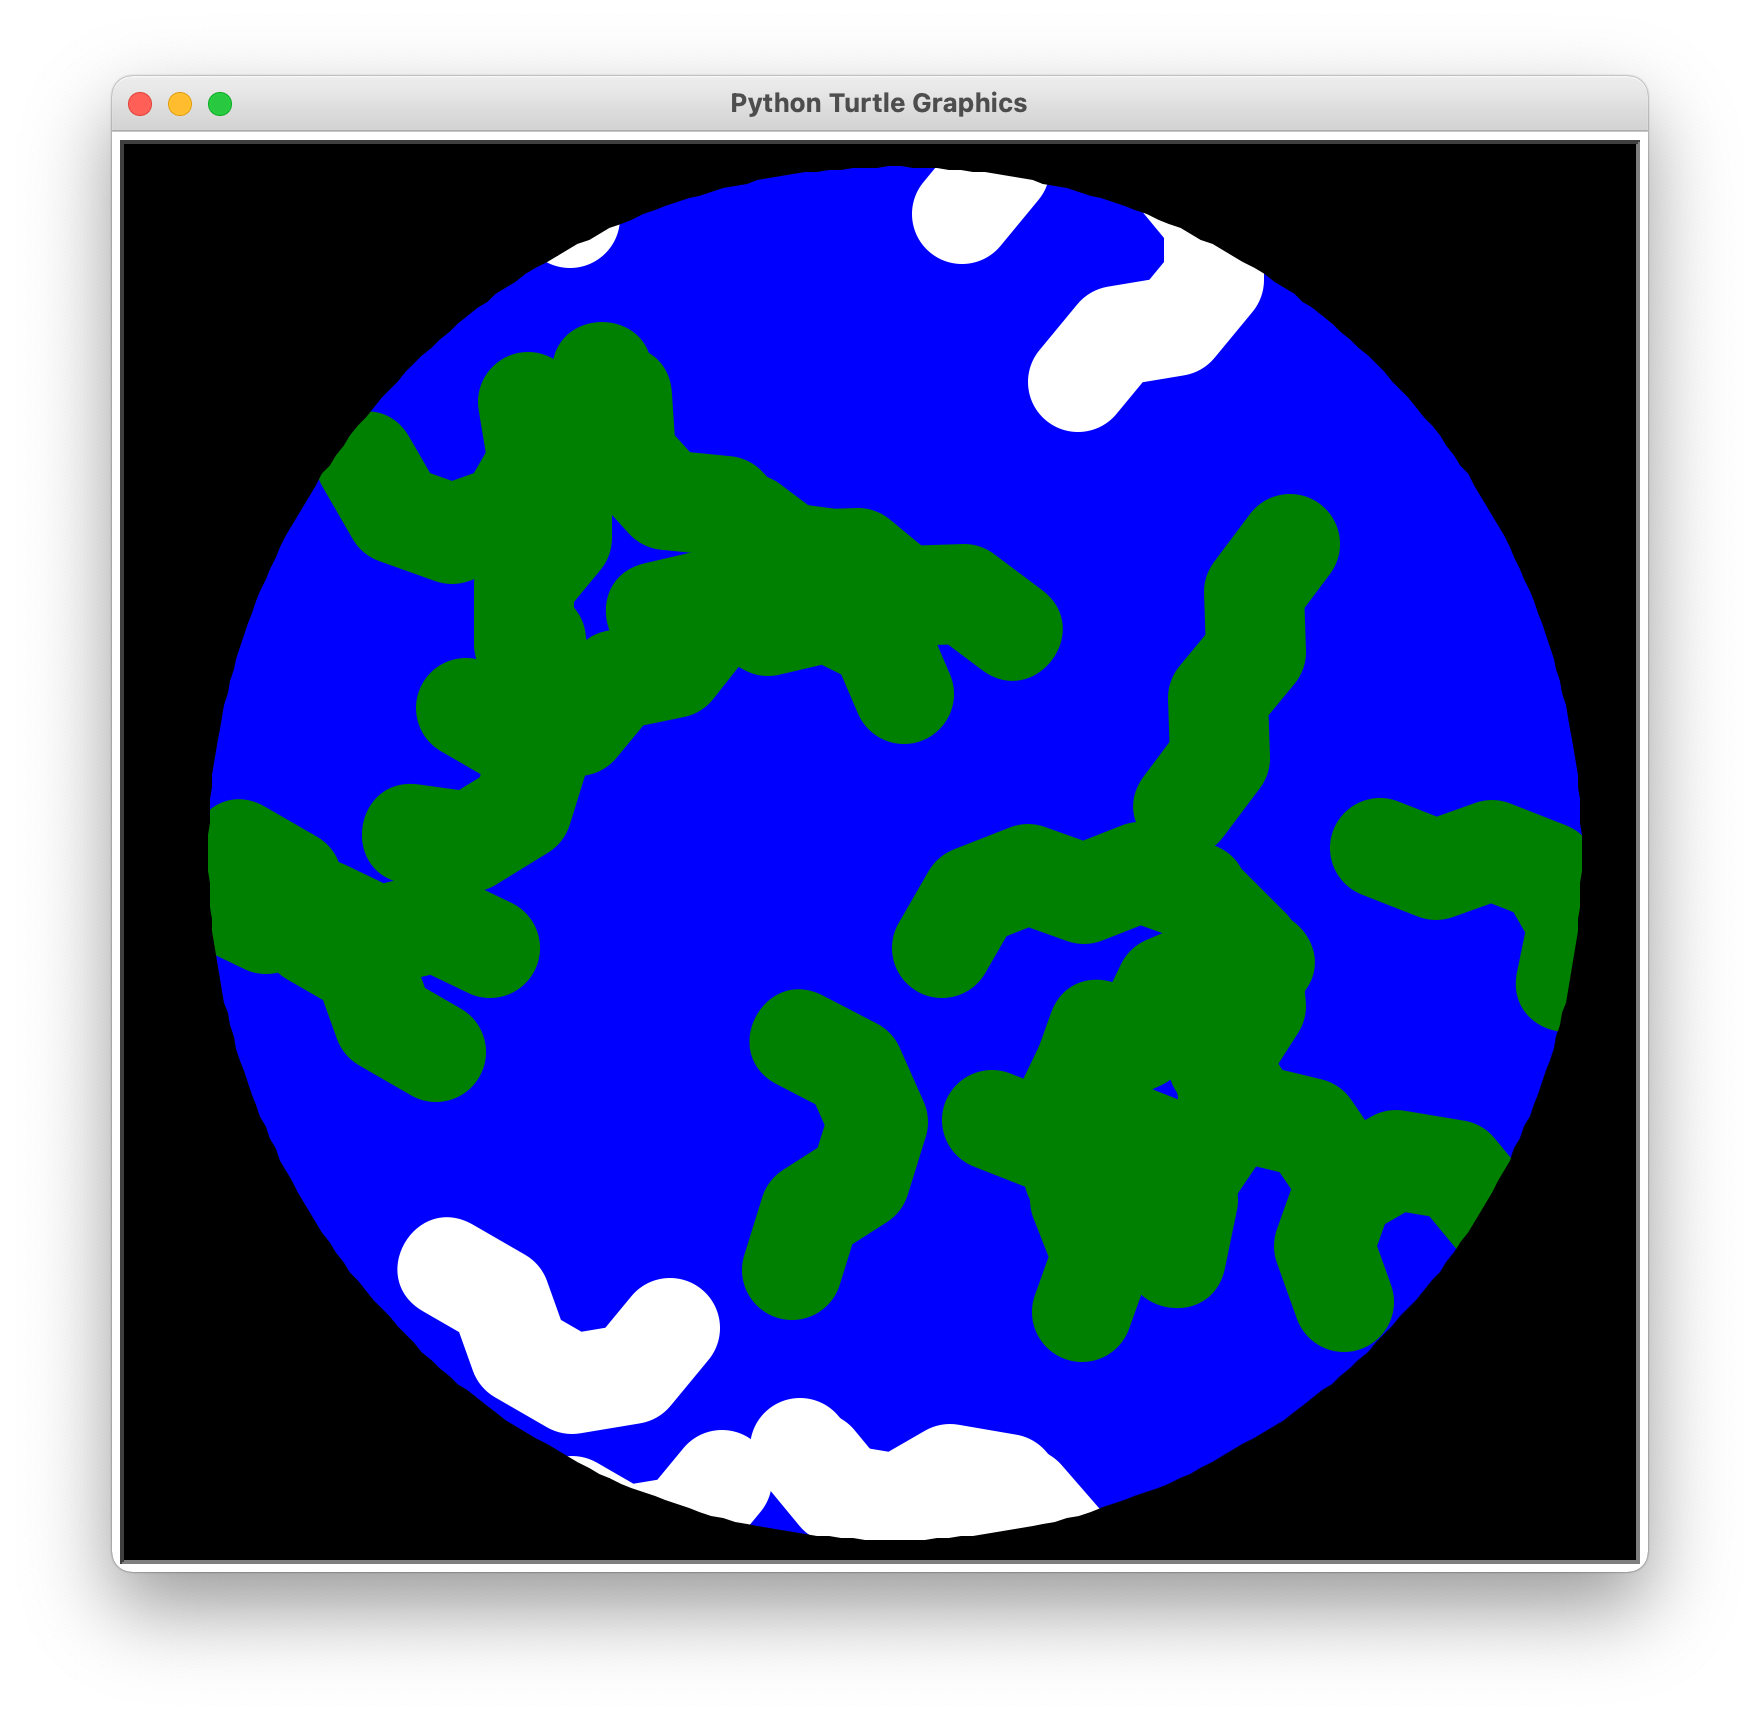

Reproduce this figure in Python.
import turtle
import random

""" Trying to draw earth.
"""
turtle.bgcolor('black')
turtle.speed(1)     # To make the turtle be a turtle

def draw_land(n=5):
    def left(angle):
        turtle.left(angle)
    def right(angle):
        turtle.right(angle)
    turtle.pensize(50)
    if n == 0:
        return
    turn = random.choice([left, right])
    turn(40)
    turtle.forward(30)
    draw_land(n-1)
    turtle.backward(30)
    if turn == left:
        right(40)
    else:
        left(40)
    turtle.pensize(1)
    
def draw_circle(size, angle=360):
    if angle==0:
        return
    turtle.forward(size)
    turtle.left(1)
    draw_circle(size, angle-1)

def move_turtle(x_pos, y_pos):
    turtle.penup()
    turtle.goto(x_pos, y_pos)
    turtle.pendown()

def erase_outside_right(distance_list):
    if len(distance_list) == 0:
        return
    turtle.right(90)
    turtle.forward(distance_list.pop(0))
    erase_outside_right(distance_list)

def draw_all_land(n):
    if n == 0:
        return
    move_turtle(random.randint(-250, 250), random.randint(-330, 330))
    if turtle.pos()[1] >= 230:
        turtle.pencolor('white')
        turtle.setheading(90)
    elif turtle.pos()[1] <= -230:
        turtle.pencolor('white')
        turtle.setheading(-90)
    else:
        turtle.pencolor('green')
        if turtle.pos()[1] <= -150:
            turtle.setheading(random.randint(60, 150))
        elif turtle.pos()[1] >= 150:
            turtle.setheading(random.randint(-150, -60))
        else:
            turtle.setheading(random.randint(0, 360))
    draw_land()
    draw_all_land(n-1)

move_turtle(0, -340)
turtle.pencolor('blue')
turtle.fillcolor('blue')
turtle.begin_fill()
draw_circle(6)
turtle.end_fill()
draw_all_land(30)
move_turtle(0, -340)
turtle.setheading(0)
turtle.pencolor('black')
turtle.fillcolor('black')
turtle.begin_fill()
draw_circle(6)
erase_outside_right([100, 400, 900, 900, 900, 500])
turtle.end_fill()
turtle.done()
